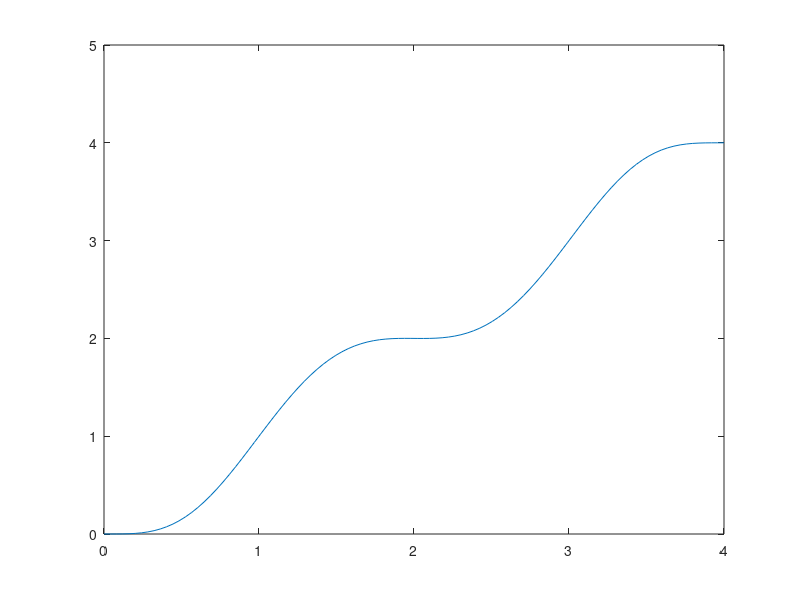

Here is the MATLAB script that generated this plot:
close; clear; clc

waypoints = [0    0   0;
             1    1   1;
             2    0   2;
             3    -1  1;
             4    0   0]';

n = length(waypoints(1,:));
traj_time = 4*linspace(0,1,n);
waypoints0 = waypoints;
np = 7;
ns = length(waypoints(:,1));
Ax = zeros((np+1)*(n-1));
bx = zeros((np+1)*(n-1),1);
trat = 1; % trajectory times deliberately chosen to enforce this

% organize as follows:
%     [pos x0
%      vel x0
%      acc x0
%      jerk x0
%      snap x0
%      ...
%      ...
%      ...
%      pos x1
%      ...
bx(1) = waypoints0(1,1);

% for t = 0
Ax(1,1) = 1;
Ax(2,2) = 1;
Ax(3,3) = 1;
Ax(4,4) = 1; % first 3 derivatives are zero
bx(2:4) = 0;
rowoff = 4;

for i = 1:n-1
    % x component
    rowind = rowoff+(i-1)*(np+1)+1;
    colbeg = rowind-rowoff;
    colend = colbeg + np;
    Ax(rowind,colbeg:colend) = 1;
    bx(rowind) = waypoints0(1,i+1); %p_i(S_i) = w_(i+1)
    if (i < n-1)
        rowind = rowind + 1;
        Ax(rowind,colbeg:colend) = 1;
        Ax(rowind,colend+1) = -1; % pos smoothing = sum_k alpha_ik - alpha_(i+1)0
        rowind = rowind+1;
        colbeg = colbeg+1;
        Ax(rowind,colbeg:colend) = 1:7;
        Ax(rowind,colend+2) = -trat; % vel smoothing
        rowind = rowind + 1;
        colbeg = colbeg + 1;
        Ax(rowind,colbeg:colend) = [1 3 6 10 15 21];
        Ax(rowind,colend+3) = -trat^2; % acc smoothing
        rowind = rowind + 1;
        colbeg = colbeg + 1;
        Ax(rowind,colbeg:colend) = [1 4 10 20 35];
        Ax(rowind,colend+4) = -trat^3;
        rowind = rowind + 1;
        colbeg = colbeg + 1;
        Ax(rowind,colbeg:colend) = [1 5 15 35];
        Ax(rowind,colend+5) = -trat^4;
        rowind = rowind + 1;
        colbeg = colbeg + 1;
        Ax(rowind,colbeg:colend) = [1 6 21];
        Ax(rowind,colend+6) = -trat^5;
        rowind = rowind + 1;
        colbeg = colbeg + 1;
        Ax(rowind,colbeg:colend) = [1 7];
        Ax(rowind,colend+7) = -trat^6;
%         rowind = rowind + 1;
%         colbeg = colbeg + 1;
%         Ax(rowind,colbeg:colend) = 1;
%         Ax(rowind,colend+8) = -trat^7;
    end
    
end
%don't double-count p_(n-1)=endpt
rowind = rowind + 1;
colbeg = (np+1)*(n-2)+2;
Ax(rowind,colbeg:end) = [1 2 3 4 5 6 7];
rowind = rowind + 1;
colbeg = colbeg + 1;
Ax(rowind,colbeg:end) = [1 3 6 10 15 21];
rowind = rowind + 1;
colbeg = colbeg + 1;
Ax(rowind,colbeg:end) = [1 4 10 20 35];

alphax = inv(Ax)*bx;

t = linspace(0,4,100);

for i = 1:length(t)
    if (t(i) <= traj_time(2))
        dt = t(i)-traj_time(1);
        T  = traj_time(2)-traj_time(1);
        dt = dt / T;
        x(i) = alphax(1:8)'*[1;dt;dt^2;dt^3;dt^4;dt^5;dt^6;dt^7];
    elseif (t(i) <= traj_time(3))
        dt = t(i)-traj_time(2);
        T  = traj_time(3)-traj_time(2);
        dt = dt / T;
        x(i) = alphax(9:16)'*[1;dt;dt^2;dt^3;dt^4;dt^5;dt^6;dt^7];
    elseif (t(i) <= traj_time(4))
        dt = t(i)-traj_time(3);
        T  = traj_time(4)-traj_time(3);
        dt = dt / T;
        x(i) = alphax(17:24)'*[1;dt;dt^2;dt^3;dt^4;dt^5;dt^6;dt^7];
    else
        dt = t(i)-traj_time(4);
        T  = traj_time(5)-traj_time(4);
        dt = dt / T;
        x(i) = alphax(25:32)'*[1;dt;dt^2;dt^3;dt^4;dt^5;dt^6;dt^7];
    end
        
end

plot(t,x)
